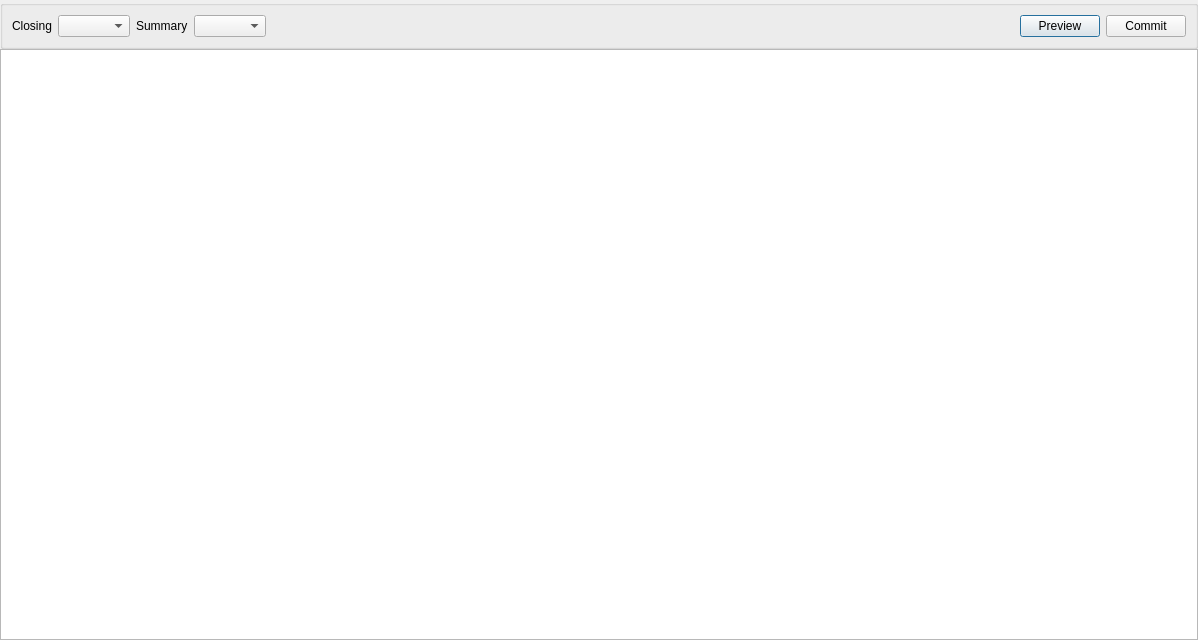
<?xml version="1.0" encoding="UTF-8"?>
<ui version="4.0">
 <class>PeriodCloseDialog</class>
 <widget class="QDialog" name="PeriodCloseDialog">
  <property name="geometry">
   <rect>
    <x>0</x>
    <y>0</y>
    <width>1198</width>
    <height>640</height>
   </rect>
  </property>
  <property name="windowTitle">
   <string>Period Close</string>
  </property>
  <layout class="QGridLayout" name="gridLayout">
   <property name="leftMargin">
    <number>0</number>
   </property>
   <property name="topMargin">
    <number>0</number>
   </property>
   <property name="rightMargin">
    <number>0</number>
   </property>
   <property name="bottomMargin">
    <number>0</number>
   </property>
   <property name="verticalSpacing">
    <number>0</number>
   </property>
   <item row="0" column="0">
    <widget class="QGroupBox" name="groupBoxView">
     <property name="title">
      <string/>
     </property>
     <layout class="QHBoxLayout" name="horizontalLayout">
      <item>
       <widget class="QLabel" name="labelClosing">
        <property name="text">
         <string>Closing</string>
        </property>
       </widget>
      </item>
      <item>
       <widget class="ComboBox" name="comboBoxClosing"/>
      </item>
      <item>
       <widget class="QLabel" name="labelSummary">
        <property name="text">
         <string>Summary</string>
        </property>
       </widget>
      </item>
      <item>
       <widget class="ComboBox" name="comboBoxSummary"/>
      </item>
      <item>
       <spacer name="horizontalSpacer">
        <property name="orientation">
         <enum>Qt::Orientation::Horizontal</enum>
        </property>
        <property name="sizeHint" stdset="0">
         <size>
          <width>240</width>
          <height>20</height>
         </size>
        </property>
       </spacer>
      </item>
      <item>
       <widget class="QPushButton" name="pushButtonPreview">
        <property name="text">
         <string>Preview</string>
        </property>
       </widget>
      </item>
      <item>
       <widget class="QPushButton" name="pushButtonCommit">
        <property name="text">
         <string>Commit</string>
        </property>
       </widget>
      </item>
     </layout>
    </widget>
   </item>
   <item row="1" column="0">
    <widget class="QTableView" name="tableView"/>
   </item>
  </layout>
 </widget>
 <customwidgets>
  <customwidget>
   <class>ComboBox</class>
   <extends>QComboBox</extends>
   <header location="global">widget/combobox.h</header>
  </customwidget>
 </customwidgets>
 <tabstops>
  <tabstop>comboBoxClosing</tabstop>
  <tabstop>comboBoxSummary</tabstop>
  <tabstop>pushButtonPreview</tabstop>
  <tabstop>pushButtonCommit</tabstop>
  <tabstop>tableView</tabstop>
 </tabstops>
 <resources/>
 <connections/>
</ui>
